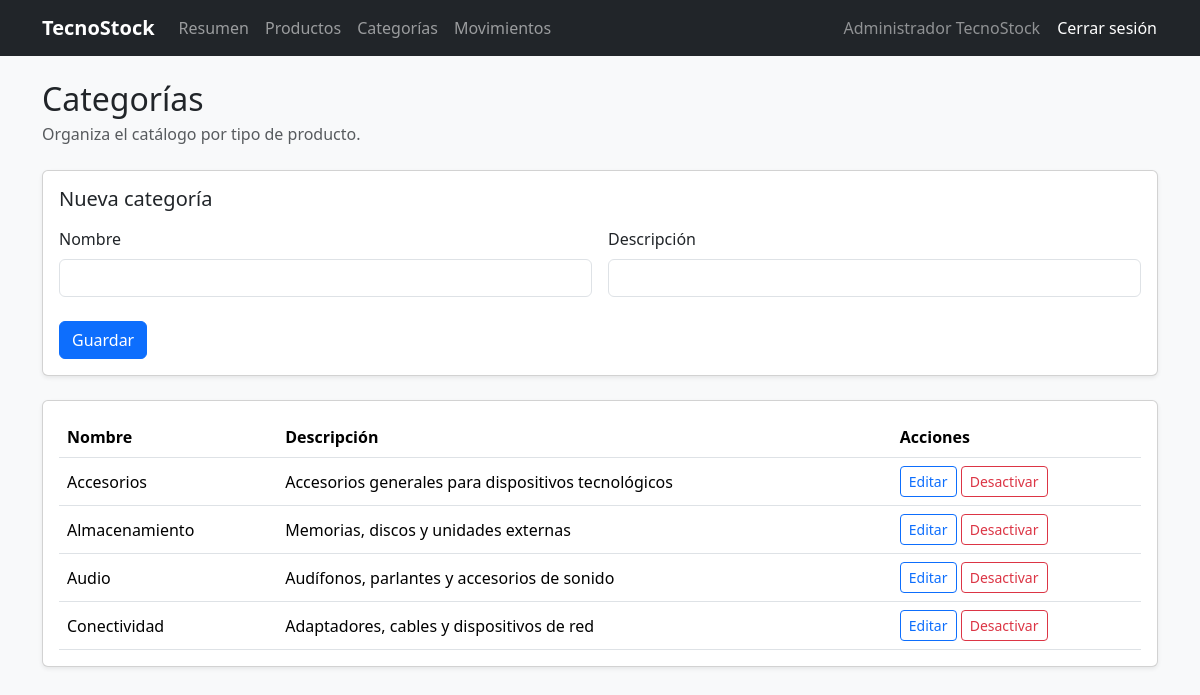
The page /categorias.php (signed in) on the database its author committed.
### tables this page shows
CREATE TABLE categorias (
  id_categoria INT UNSIGNED NOT NULL AUTO_INCREMENT,
  nombre VARCHAR(100) NOT NULL,
  descripcion VARCHAR(255) NULL,
  estado TINYINT(1) NOT NULL DEFAULT 1,
  PRIMARY KEY (id_categoria),
  UNIQUE KEY uq_categorias_nombre (nombre),
  CONSTRAINT ck_categorias_estado CHECK (estado IN (0, 1))
);

### includes/app.php (called while the page is built, shortened)
<?php
require_once __DIR__ . '/../config.php';
function e(?string $value): string
{
    return htmlspecialchars($value ?? '', ENT_QUOTES | ENT_SUBSTITUTE, 'UTF-8');
}

### config.php (called while the page is built, shortened)
<?php
function db(): PDO
{
    static $pdo;
    if (!$pdo) {
        $dsn = 'mysql:host=' . DB_HOST . ';dbname=' . DB_NAME . ';charset=utf8mb4';
        $pdo = new PDO($dsn, DB_USER, DB_PASS, [
            PDO::ATTR_ERRMODE => PDO::ERRMODE_EXCEPTION,
            PDO::ATTR_DEFAULT_FETCH_MODE => PDO::FETCH_ASSOC,
            PDO::ATTR_EMULATE_PREPARES => false,
        ]);
    }
    return $pdo;
}

### categorias.php (the view, shortened to what this page needs)
<?php
require_once __DIR__ . '/includes/app.php';
$editId = filter_input(INPUT_GET, 'editar', FILTER_VALIDATE_INT);
$editing = ['id_categoria' => 0, 'nombre' => '', 'descripcion' => ''];
try {
    $categories = db()->query('SELECT id_categoria, nombre, descripcion FROM categorias WHERE estado = 1 ORDER BY nombre')->fetchAll();
} catch (PDOException $exception) {
    report_error($exception);
    $categories = [];
}
require __DIR__ . '/includes/header.php';
?>
<div class="mb-4"><h1 class="h2 mb-1">Categorías</h1><p class="text-body-secondary mb-0">Organiza el catálogo por tipo de producto.</p></div>
<section class="card shadow-sm mb-4">
    <div class="card-body">
    <h2 class="h5 mb-3"><?= $editId ? 'Editar categoría' : 'Nueva categoría' ?></h2>
    <form method="post" action="categorias.php" data-validate>
        <div class="row g-3">
            <div class="col-12 col-md-6"><label class="form-label" for="nombre">Nombre</label><input class="form-control" id="nombre" name="nombre" required maxlength="100" value="<?= e($editing['nombre']) ?>"></div>
            <div class="col-12 col-md-6"><label class="form-label" for="descripcion">Descripción</label><input class="form-control" id="descripcion" name="descripcion" maxlength="255" value="<?= e($editing['descripcion']) ?>"></div>
        </div>
        <div class="d-flex flex-wrap gap-2 mt-4"><button class="btn btn-primary" type="submit">Guardar</button>
        </div>
    </form>
    </div>
</section>
<section class="card shadow-sm">
    <div class="card-body">
    <div class="table-responsive"><table class="table table-hover align-middle mb-0">
        <thead><tr><th scope="col">Nombre</th><th scope="col">Descripción</th><th scope="col">Acciones</th></tr></thead>
        <tbody>
        <?php foreach ($categories as $category): ?>
            <tr><td><?= e($category['nombre']) ?></td><td><?= e($category['descripcion']) ?></td>
                <td class="text-nowrap"><a class="btn btn-sm btn-outline-primary" href="categorias.php?editar=<?= (int) $category['id_categoria'] ?>">Editar</a>
                    <form class="d-inline" method="post" action="categorias.php" data-confirm="¿Desactivar esta categoría?">
                        <button class="btn btn-sm btn-outline-danger" type="submit">Desactivar</button>
                    </form>
                </td></tr>
        <?php endforeach; ?>
        </tbody>
    </table></div>
    </div>
</section>
<?php require __DIR__ . '/includes/footer.php'; ?>

### includes/header.php (shortened to what this page needs)
<!doctype html>
<html lang="es">
<head>
    <link rel="stylesheet" href="assets/vendor/bootstrap/bootstrap.min.css">
</head>
<body class="bg-body-tertiary">
<header class="navbar navbar-expand-lg navbar-dark bg-dark">
    <div class="container">
        <a class="navbar-brand fw-bold" href="dashboard.php">TecnoStock</a>
        <?php if (!empty($_SESSION['usuario'])): ?>
            <div class="collapse navbar-collapse" id="mainNavigation">
                <nav class="navbar-nav me-auto" aria-label="Navegación principal">
                    <a class="nav-link" href="dashboard.php">Resumen</a>
                    <a class="nav-link" href="productos.php">Productos</a>
                    <a class="nav-link" href="categorias.php">Categorías</a>
                    <a class="nav-link" href="movimientos.php">Movimientos</a>
                </nav>
                <div class="d-flex flex-column flex-sm-row align-items-sm-center gap-2 gap-sm-3 mt-3 mt-lg-0">
                    <span class="text-white-50"><?= e($_SESSION['usuario']['nombre']) ?></span>
                    <form method="post" action="logout.php" class="mb-0">
                        <button class="btn btn-link text-white text-decoration-none p-0" type="submit">Cerrar sesión</button>
                    </form>
                </div>
            </div>
        <?php endif; ?>
    </div>
</header>
<main class="container py-4">

### includes/footer.php (shortened to what this page needs)
</main>
</body>
</html>

### rows shown on the page
categorias: nombre "Accesorios", descripcion "Accesorios generales para dispositivos tecnológicos"
categorias: nombre "Almacenamiento", descripcion "Memorias, discos y unidades externas"
categorias: nombre "Audio", descripcion "Audífonos, parlantes y accesorios de sonido"
categorias: nombre "Conectividad", descripcion "Adaptadores, cables y dispositivos de red"

### other values the page prints
$_SESSION['usuario']['nombre'] "Administrador TecnoStock"
